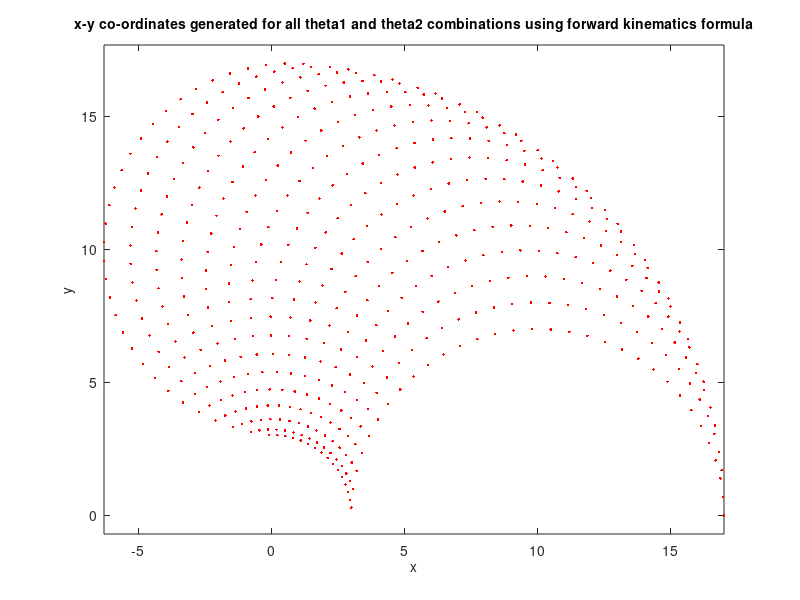

Reproduce this figure in MATLAB. (Note: this script raises an error after producing the figure.)
clear all;
close all;


l1 = 10;
l2 = 7;

theta1 = 0:0.1:pi/2;
theta2 = 0:0.1:pi;

[THETA1, THETA2] = meshgrid(theta1, theta2);

X = l1 * cos(THETA1) + l2 * cos(THETA1 + THETA2);
Y = l1 * sin(THETA1) + l2 * sin(THETA1 + THETA2);

data1 = [X(:) Y(:) THETA1(:)];
data2 = [X(:) Y(:) THETA2(:)];

plot(X(:), Y(:), 'r.');
axis equal;
xlabel('x', 'FontSize', 10);
ylabel('y', 'FontSize', 10);

title('x-y co-ordinates generated for all theta1 and theta2 combinations using forward kinematics formula', 'FontSize', 10);

disp('train first ... ');
anfis1 = anfis(data1, 7, 150, [0,0,0,0]);
disp('train second ... ');
anfis2 = anfis(data2, 6, 150, [0,0,0,0]);


x = 0:0.1:2;
y = 8:0.1:10;


% D means derive by exact solution
[X,Y] = meshgrid(x,y);
c2 = (X.^2 + Y.^2 - l1^2 - l2^2)/(2*l1*l2);
s2 = sqrt(1 - c2.^2);
THETA2D = atan2(s2, c2);

k1 = l1 + l2.*c2;
k2 = l2 * s2;
THETA1D = atan2(Y, X) - atan2(k2, k1);

% P means predicted by ANFIS
XY = [X(:) Y(:)];
THETA1P = evalfis(XY, anfis1);
THETA2P = evalfis(XY, anfis2);

% diff means the error between D and P
theta1diff = THETA1D(:) - THETA1P;
theta2diff = THETA2D(:) - THETA2P;

subplot(2, 1, 1);
plot(theta1diff);
ylabel('THETA1D - THETA1P', 'fontsize', 10);
title('Deduced theta1 - Predicted theta1', 'fontsize', 10);

subplot(2, 1, 2);
plot(theta2diff);
ylabel('THETA2D - THETA2P', 'fontsize', 10);
title('Deduced theta2 - Predicted theta2', 'fontsize', 10);

save ANFIS_trained anfis1 anfis2
